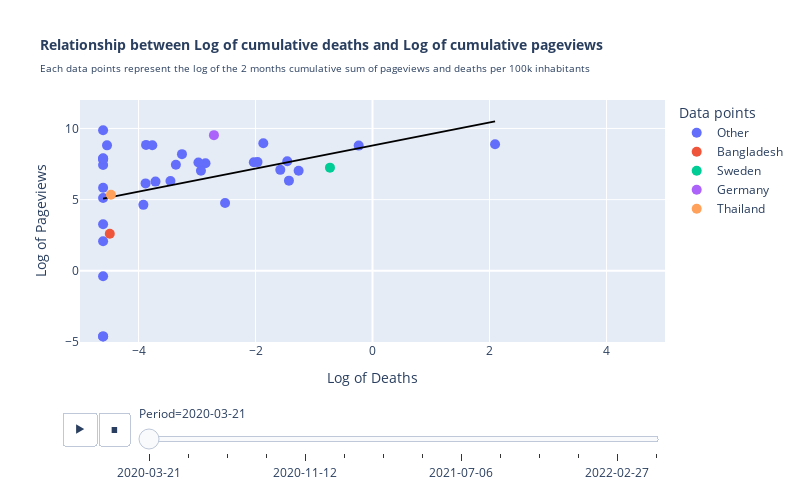

Notebook source saved alongside this figure:
### Code cell
fig = px.scatter(data, x="Log of Deaths", y="Log of Pageviews", animation_frame="Date", hover_name="country", trendline="ols",
 trendline_color_override= 'black', range_x= [-5, 5], range_y=[-5, 12], color="Data points",
        title= format_title("Relationship between Log of cumulative deaths and Log of cumulative pageviews",
         "Each data points represent the log of the 2 months cumulative sum of pageviews and deaths per 100k inhabitants", 10, 14))

results = px.get_trendline_results(fig)
tab_result = pd.DataFrame(columns= ['Period', 'Intercept', 'Intercept p-value', 'Coefficient', 'Coefficient p-value'])
date_end = '22-01-2020'
for i in range(14):
    results1 = results.iloc[i]["px_fit_results"].params
    results2 = results.iloc[i]["px_fit_results"].pvalues
    date_begin = date_end
    date_end = results.iloc[i]["Date"]
    data['Period'] = np.where(data['i'] == i,"{} to {}".format(date_begin, date_end), data['Date'])
    period = "{} to {}".format(date_begin, date_end)
    tab_result = pd.concat([tab_result, pd.DataFrame({'Period': [period], 'Intercept': [results1[0]], 'Intercept p-value': [results2[0]],
                 'Coefficient': [results1[1]], 'Coefficient p-value': [results2[1]]})], axis= 0)

fig = px.scatter(data, x="Log of Deaths", y="Log of Pageviews", animation_frame="Period", hover_name="country", trendline="ols",
 trendline_color_override= 'black', range_x= [-5, 5], range_y=[-5, 12], color="Data points",
        title= format_title("Relationship between Log of cumulative deaths and Log of cumulative pageviews",
         "Each data points represent the log of the 2 months cumulative sum of pageviews and deaths per 100k inhabitants", 10, 14))
fig.update_traces(marker_size=10)
fig.update_layout(height=500, width= 800)
fig.layout.updatemenus[0].buttons[0].args[1]["frame"]["duration"] = 2000
fig.show()
fig.write_html("data/regressionDeathsPageviews.html",default_width= 500, default_height= 800)
tab_result = tab_result.set_index('Period').round(3)
tab_result.to_html('data/table_res_reg.html')
tab_result

### Figure 1 — Plotly figure (JSON) as saved in the notebook; plotly's stock layout.template omitted (floating-point values rounded to 4 significant figures)
{"data": [{"hovertemplate": "<b>%{hovertext}</b><br><br>Data points=Other<br>Period=2020-03-21<br>Log of Deaths=%{x}<br>Log of Pageviews=%{y}<extra></extra>", "hovertext": ["Italy", "Russia", "China", "Albania", "Botswana", "Cambodia", "Croatia", "Greece", "Finland", "Norway", "Malaysia", "Israel", "Lithuania", "Serbia", "Slovakia", "Slovenia", "Turkey", "Vietnam", "Bulgaria", "Czechia", "Denmark", "Georgia", "Hungary", "Iceland", "Japan", "Kazakhstan", "South Korea", "Kyrgyzstan", "Netherlands", "Poland", "Romania", "Tajikistan", "Azerbaijan", "Mongolia"], "legendgroup": "Other", "marker": {"color": "#636efa", "size": 10, "symbol": "circle"}, "mode": "markers", "name": "Other", "orientation": "v", "showlegend": true, "type": "scatter", "x": [2.095, -4.538, -1.428, -2.52, -4.605, -4.605, -3.361, -2.029, -1.866, -1.965, -3.454, -3.87, -4.605, -3.709, -4.605, -2.855, -3.879, -4.605, -2.932, -4.605, -1.457, -4.605, -2.975, -1.263, -3.257, -4.605, -1.576, -4.605, -0.236, -3.764, -4.605, -4.605, -3.917, -4.605], "xaxis": "x", "y": [8.893, 8.813, 6.336, 4.759, -4.605, -0.3858, 7.452, 7.624, 8.964, 7.637, 6.31, 8.846, 7.824, 6.266, 7.9, 7.552, 6.141, 7.431, 7.025, 9.877, 7.693, 5.841, 7.608, 7.035, 8.197, 5.115, 7.093, 2.081, 8.796, 8.826, 7.865, -4.605, 4.634, 3.272], "yaxis": "y"}, {"hovertemplate": "<b>OLS trendline</b><br>Log of Pageviews = 0.81012 * Log of Deaths + 8.80118<br>R<sup>2</sup>=0.137853<br><br>Data points=Other<br>Period=2020-03-21<br>Log of Deaths=%{x}<br>Log of Pageviews=%{y} <b>(trend)</b><extra></extra>", "legendgroup": "Other", "line": {"color": "black"}, "marker": {"color": "#636efa", "size": 10, "symbol": "circle"}, "mode": "lines", "name": "Other", "showlegend": false, "type": "scatter", "x": [-4.605, -4.605, -4.605, -4.605, -4.605, -4.605, -4.605, -4.605, -4.605, -4.605, -4.605, -4.605, -4.538, -3.917, -3.879, -3.87, -3.764, -3.709, -3.454, -3.361, -3.257, -2.975, -2.932, -2.855, -2.52, -2.029, -1.965, -1.866, -1.576, -1.457, -1.428, -1.263, -0.236, 2.095], "xaxis": "x", "y": [5.07, 5.07, 5.07, 5.07, 5.07, 5.07, 5.07, 5.07, 5.07, 5.07, 5.07, 5.07, 5.125, 5.628, 5.659, 5.666, 5.752, 5.796, 6.003, 6.078, 6.163, 6.391, 6.426, 6.488, 6.76, 7.158, 7.209, 7.289, 7.524, 7.621, 7.644, 7.778, 8.61, 10.5], "yaxis": "y"}, {"hovertemplate": "<b>%{hovertext}</b><br><br>Data points=Bangladesh<br>Period=2020-03-21<br>Log of Deaths=%{x}<br>Log of Pageviews=%{y}<extra></extra>", "hovertext": ["Bangladesh"], "legendgroup": "Bangladesh", "marker": {"color": "#EF553B", "size": 10, "symbol": "circle"}, "mode": "markers", "name": "Bangladesh", "orientation": "v", "showlegend": true, "type": "scatter", "x": [-4.491], "xaxis": "x", "y": [2.61], "yaxis": "y"}, {"hovertemplate": "Data points=Bangladesh<br>Period=2020-03-21<extra></extra>", "legendgroup": "Bangladesh", "line": {"color": "black"}, "marker": {"color": "#EF553B", "size": 10, "symbol": "circle"}, "mode": "lines", "name": "Bangladesh", "showlegend": false, "type": "scatter", "xaxis": "x", "yaxis": "y"}, {"hovertemplate": "<b>%{hovertext}</b><br><br>Data points=Sweden<br>Period=2020-03-21<br>Log of Deaths=%{x}<br>Log of Pageviews=%{y}<extra></extra>", "hovertext": ["Sweden"], "legendgroup": "Sweden", "marker": {"color": "#00cc96", "size": 10, "symbol": "circle"}, "mode": "markers", "name": "Sweden", "orientation": "v", "showlegend": true, "type": "scatter", "x": [-0.7272], "xaxis": "x", "y": [7.249], "yaxis": "y"}, {"hovertemplate": "Data points=Sweden<br>Period=2020-03-21<extra></extra>", "legendgroup": "Sweden", "line": {"color": "black"}, "marker": {"color": "#00cc96", "size": 10, "symbol": "circle"}, "mode": "lines", "name": "Sweden", "showlegend": false, "type": "scatter", "xaxis": "x", "yaxis": "y"}, {"hovertemplate": "<b>%{hovertext}</b><br><br>Data points=Germany<br>Period=2020-03-21<br>Log of Deaths=%{x}<br>Log of Pageviews=%{y}<extra></extra>", "hovertext": ["Germany"], "legendgroup": "Germany", "marker": {"color": "#ab63fa", "size": 10, "symbol": "circle"}, "mode": "markers", "name": "Germany", "orientation": "v", "showlegend": true, "type": "scatter", "x": [-2.71], "xaxis": "x", "y": [9.532], "yaxis": "y"}, {"hovertemplate": "Data points=Germany<br>Period=2020-03-21<extra></extra>", "legendgroup": "Germany", "line": {"color": "black"}, "marker": {"color": "#ab63fa", "size": 10, "symbol": "circle"}, "mode": "lines", "name": "Germany", "showlegend": false, "type": "scatter", "xaxis": "x", "yaxis": "y"}, {"hovertemplate": "<b>%{hovertext}</b><br><br>Data points=Thailand<br>Period=2020-03-21<br>Log of Deaths=%{x}<br>Log of Pageviews=%{y}<extra></extra>", "hovertext": ["Thailand"], "legendgroup": "Thailand", "marker": {"color": "#FFA15A", "size": 10, "symbol": "circle"}, "mode": "markers", "name": "Thailand", "orientation": "v", "showlegend": true, "type": "scatter", "x": [-4.471], "xaxis": "x", "y": [5.341], "yaxis": "y"}, {"hovertemplate": "Data points=Thailand<br>Period=2020-03-21<extra></extra>", "legendgroup": "Thailand", "line": {"color": "black"}, "marker": {"color": "#FFA15A", "size": 10, "symbol": "circle"}, "mode": "lines", "name": "Thailand", "showlegend": false, "type": "scatter", "xaxis": "x", "yaxis": "y"}], "layout": {"height": 500, "legend": {"title": {"text": "Data points"}, "tracegroupgap": 0}, "sliders": [{"active": 0, "currentvalue": {"prefix": "Period="}, "len": 0.9, "pad": {"b": 10, "t": 60}, "steps": [{"args": [["2020-03-21"], {"frame": {"duration": 0, "redraw": false}, "fromcurrent": true, "mode": "immediate", "transition": {"duration": 0, "easing": "linear"}}], "label": "2020-03-21", "method": "animate"}, {"args": [["2020-05-19"], {"frame": {"duration": 0, "redraw": false}, "fromcurrent": true, "mode": "immediate", "transition": {"duration": 0, "easing": "linear"}}], "label": "2020-05-19", "method": "animate"}, {"args": [["2020-07-17"], {"frame": {"duration": 0, "redraw": false}, "fromcurrent": true, "mode": "immediate", "transition": {"duration": 0, "easing": "linear"}}], "label": "2020-07-17", "method": "animate"}, {"args": [["2020-09-14"], {"frame": {"duration": 0, "redraw": false}, "fromcurrent": true, "mode": "immediate", "transition": {"duration": 0, "easing": "linear"}}], "label": "2020-09-14", "method": "animate"}, {"args": [["2020-11-12"], {"frame": {"duration": 0, "redraw": false}, "fromcurrent": true, "mode": "immediate", "transition": {"duration": 0, "easing": "linear"}}], "label": "2020-11-12", "method": "animate"}, {"args": [["2021-01-10"], {"frame": {"duration": 0, "redraw": false}, "fromcurrent": true, "mode": "immediate", "transition": {"duration": 0, "easing": "linear"}}], "label": "2021-01-10", "method": "animate"}, {"args": [["2021-03-10"], {"frame": {"duration": 0, "redraw": false}, "fromcurrent": true, "mode": "immediate", "transition": {"duration": 0, "easing": "linear"}}], "label": "2021-03-10", "method": "animate"}, {"args": [["2021-05-08"], {"frame": {"duration": 0, "redraw": false}, "fromcurrent": true, "mode": "immediate", "transition": {"duration": 0, "easing": "linear"}}], "label": "2021-05-08", "method": "animate"}, {"args": [["2021-07-06"], {"frame": {"duration": 0, "redraw": false}, "fromcurrent": true, "mode": "immediate", "transition": {"duration": 0, "easing": "linear"}}], "label": "2021-07-06", "method": "animate"}, {"args": [["2021-09-03"], {"frame": {"duration": 0, "redraw": false}, "fromcurrent": true, "mode": "immediate", "transition": {"duration": 0, "easing": "linear"}}], "label": "2021-09-03", "method": "animate"}, {"args": [["2021-11-01"], {"frame": {"duration": 0, "redraw": false}, "fromcurrent": true, "mode": "immediate", "transition": {"duration": 0, "easing": "linear"}}], "label": "2021-11-01", "method": "animate"}, {"args": [["2021-12-30"], {"frame": {"duration": 0, "redraw": false}, "fromcurrent": true, "mode": "immediate", "transition": {"duration": 0, "easing": "linear"}}], "label": "2021-12-30", "method": "animate"}, {"args": [["2022-02-27"], {"frame": {"duration": 0, "redraw": false}, "fromcurrent": true, "mode": "immediate", "transition": {"duration": 0, "easing": "linear"}}], "label": "2022-02-27", "method": "animate"}, {"args": [["2022-02-27 to 2022-04-27"], {"frame": {"duration": 0, "redraw": false}, "fromcurrent": true, "mode": "immediate", "transition": {"duration": 0, "easing": "linear"}}], "label": "2022-02-27 to 2022-04-27", "method": "animate"}], "x": 0.1, "xanchor": "left", "y": 0, "yanchor": "top"}], "title": {"text": "<span style=\"font-size: 14px;\"><b>Relationship between Log of cumulative deaths and Log of cumulative pageviews</b></span><br><span style=\"font-size: 10px; line-height: 20%;\">Each data points represent the log of the 2 months cumulative sum of pageviews and deaths per 100k inhabitants</span>"}, "updatemenus": [{"buttons": [{"args": [null, {"frame": {"duration": 2000, "redraw": false}, "fromcurrent": true, "mode": "immediate", "transition": {"duration": 500, "easing": "linear"}}], "label": "&#9654;", "method": "animate"}, {"args": [[null], {"frame": {"duration": 0, "redraw": false}, "fromcurrent": true, "mode": "immediate", "transition": {"duration": 0, "easing": "linear"}}], "label": "&#9724;", "method": "animate"}], "direction": "left", "pad": {"r": 10, "t": 70}, "showactive": false, "type": "buttons", "x": 0.1, "xanchor": "right", "y": 0, "yanchor": "top"}], "width": 800, "xaxis": {"anchor": "y", "domain": [0, 1], "range": [-5, 5], "title": {"text": "Log of Deaths"}}, "yaxis": {"anchor": "x", "domain": [0, 1], "range": [-5, 12], "title": {"text": "Log of Pageviews"}}}}
